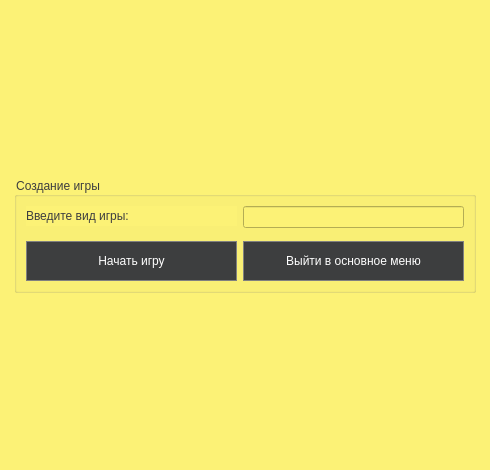
<?xml version="1.0" encoding="UTF-8"?>
<ui version="4.0">
 <class>Menu</class>
 <widget class="QDialog" name="Menu">
  <property name="geometry">
   <rect>
    <x>0</x>
    <y>0</y>
    <width>490</width>
    <height>470</height>
   </rect>
  </property>
  <property name="sizePolicy">
   <sizepolicy hsizetype="Preferred" vsizetype="Preferred">
    <horstretch>0</horstretch>
    <verstretch>0</verstretch>
   </sizepolicy>
  </property>
  <property name="windowTitle">
   <string>Menu</string>
  </property>
  <property name="styleSheet">
   <string notr="true">background-color: #fcf276;</string>
  </property>
  <layout class="QGridLayout" name="gridLayout_2">
   <item row="0" column="0">
    <widget class="QGroupBox" name="groupBox">
     <property name="sizePolicy">
      <sizepolicy hsizetype="Fixed" vsizetype="Fixed">
       <horstretch>0</horstretch>
       <verstretch>0</verstretch>
      </sizepolicy>
     </property>
     <property name="styleSheet">
      <string notr="true">font: 700 10pt &quot;Segoe UI&quot;;
color: #3d3e3f;</string>
     </property>
     <property name="title">
      <string>Создание игры</string>
     </property>
     <layout class="QGridLayout" name="gridLayout">
      <item row="0" column="0">
       <layout class="QHBoxLayout" name="horizontalLayout">
        <item>
         <layout class="QVBoxLayout" name="verticalLayout">
          <item alignment="">
           <widget class="QLabel" name="label">
            <property name="minimumSize">
             <size>
              <width>211</width>
              <height>20</height>
             </size>
            </property>
            <property name="text">
             <string>Введите вид игры:</string>
            </property>
           </widget>
          </item>
          <item>
           <spacer name="verticalSpacer">
            <property name="orientation">
             <enum>Qt::Orientation::Vertical</enum>
            </property>
            <property name="sizeHint" stdset="0">
             <size>
              <width>20</width>
              <height>7</height>
             </size>
            </property>
           </spacer>
          </item>
          <item>
           <widget class="QPushButton" name="pushButton">
            <property name="minimumSize">
             <size>
              <width>121</width>
              <height>40</height>
             </size>
            </property>
            <property name="styleSheet">
             <string notr="true">QPushButton {
	font: 700 10pt &quot;Segoe UI&quot;;
  background-color: #3d3e3f; 
  border: 1px solid gray;
  color: white;
}
QPushButton:pressed {
    background-color: #282829;
}</string>
            </property>
            <property name="text">
             <string>Начать игру</string>
            </property>
           </widget>
          </item>
         </layout>
        </item>
        <item>
         <layout class="QVBoxLayout" name="verticalLayout_2">
          <item>
           <widget class="QLineEdit" name="lineEdit"/>
          </item>
          <item>
           <spacer name="verticalSpacer_2">
            <property name="orientation">
             <enum>Qt::Orientation::Vertical</enum>
            </property>
            <property name="sizeHint" stdset="0">
             <size>
              <width>20</width>
              <height>7</height>
             </size>
            </property>
           </spacer>
          </item>
          <item>
           <widget class="QPushButton" name="pushButton_2">
            <property name="minimumSize">
             <size>
              <width>221</width>
              <height>40</height>
             </size>
            </property>
            <property name="styleSheet">
             <string notr="true">QPushButton {
	font: 700 10pt &quot;Segoe UI&quot;;
  background-color: #3d3e3f; 
  border: 1px solid gray;
  color: white;
}
QPushButton:pressed {
    background-color: #282829;
}</string>
            </property>
            <property name="text">
             <string>Выйти в основное меню</string>
            </property>
           </widget>
          </item>
         </layout>
        </item>
       </layout>
      </item>
     </layout>
    </widget>
   </item>
  </layout>
 </widget>
 <resources/>
 <connections/>
</ui>
